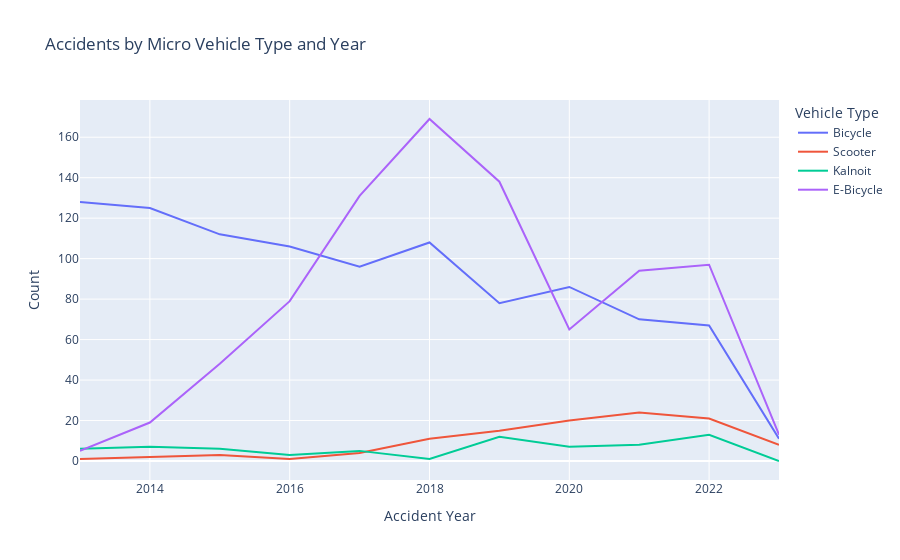

Write notebook code for a chart like this one.
### Code cell
fig = px.line(
    micro_long,
    x='accident_year',
    y='count',
    color='vehicle_type',  # Differentiates the lines by vehicle type
    title='Accidents by Micro Vehicle Type and Year',
    labels={'count': 'Count', 'accident_year': 'Accident Year', 'vehicle_type': 'Vehicle Type'}
)

# Update the layout if you need to customize the appearance
fig.update_layout(
    xaxis_title='Accident Year',
    yaxis_title='Count',
    legend_title='Vehicle Type',
    xaxis={'categoryorder':'total descending'}
)

# Show the plot
fig.show()

### Figure 1 — Plotly figure (JSON) as saved in the notebook; plotly's stock layout.template omitted (floating-point values rounded to 4 significant figures)
{"data": [{"hovertemplate": "Vehicle Type=Bicycle<br>Accident Year=%{x}<br>Count=%{y}<extra></extra>", "legendgroup": "Bicycle", "line": {"color": "#636efa", "dash": "solid"}, "marker": {"symbol": "circle"}, "mode": "lines", "name": "Bicycle", "orientation": "v", "showlegend": true, "type": "scatter", "x": [2013, 2014, 2015, 2016, 2017, 2018, 2019, 2020, 2021, 2022, 2023], "xaxis": "x", "y": [128, 125, 112, 106, 96, 108, 78, 86, 70, 67, 11], "yaxis": "y"}, {"hovertemplate": "Vehicle Type=Scooter<br>Accident Year=%{x}<br>Count=%{y}<extra></extra>", "legendgroup": "Scooter", "line": {"color": "#EF553B", "dash": "solid"}, "marker": {"symbol": "circle"}, "mode": "lines", "name": "Scooter", "orientation": "v", "showlegend": true, "type": "scatter", "x": [2013, 2014, 2015, 2016, 2017, 2018, 2019, 2020, 2021, 2022, 2023], "xaxis": "x", "y": [1, 2, 3, 1, 4, 11, 15, 20, 24, 21, 8], "yaxis": "y"}, {"hovertemplate": "Vehicle Type=Kalnoit<br>Accident Year=%{x}<br>Count=%{y}<extra></extra>", "legendgroup": "Kalnoit", "line": {"color": "#00cc96", "dash": "solid"}, "marker": {"symbol": "circle"}, "mode": "lines", "name": "Kalnoit", "orientation": "v", "showlegend": true, "type": "scatter", "x": [2013, 2014, 2015, 2016, 2017, 2018, 2019, 2020, 2021, 2022, 2023], "xaxis": "x", "y": [6, 7, 6, 3, 5, 1, 12, 7, 8, 13, 0], "yaxis": "y"}, {"hovertemplate": "Vehicle Type=E-Bicycle<br>Accident Year=%{x}<br>Count=%{y}<extra></extra>", "legendgroup": "E-Bicycle", "line": {"color": "#ab63fa", "dash": "solid"}, "marker": {"symbol": "circle"}, "mode": "lines", "name": "E-Bicycle", "orientation": "v", "showlegend": true, "type": "scatter", "x": [2013, 2014, 2015, 2016, 2017, 2018, 2019, 2020, 2021, 2022, 2023], "xaxis": "x", "y": [5, 19, 48, 79, 131, 169, 138, 65, 94, 97, 13], "yaxis": "y"}], "layout": {"legend": {"title": {"text": "Vehicle Type"}, "tracegroupgap": 0}, "title": {"text": "Accidents by Micro Vehicle Type and Year"}, "xaxis": {"anchor": "y", "categoryorder": "total descending", "domain": [0, 1], "title": {"text": "Accident Year"}}, "yaxis": {"anchor": "x", "domain": [0, 1], "title": {"text": "Count"}}}}
